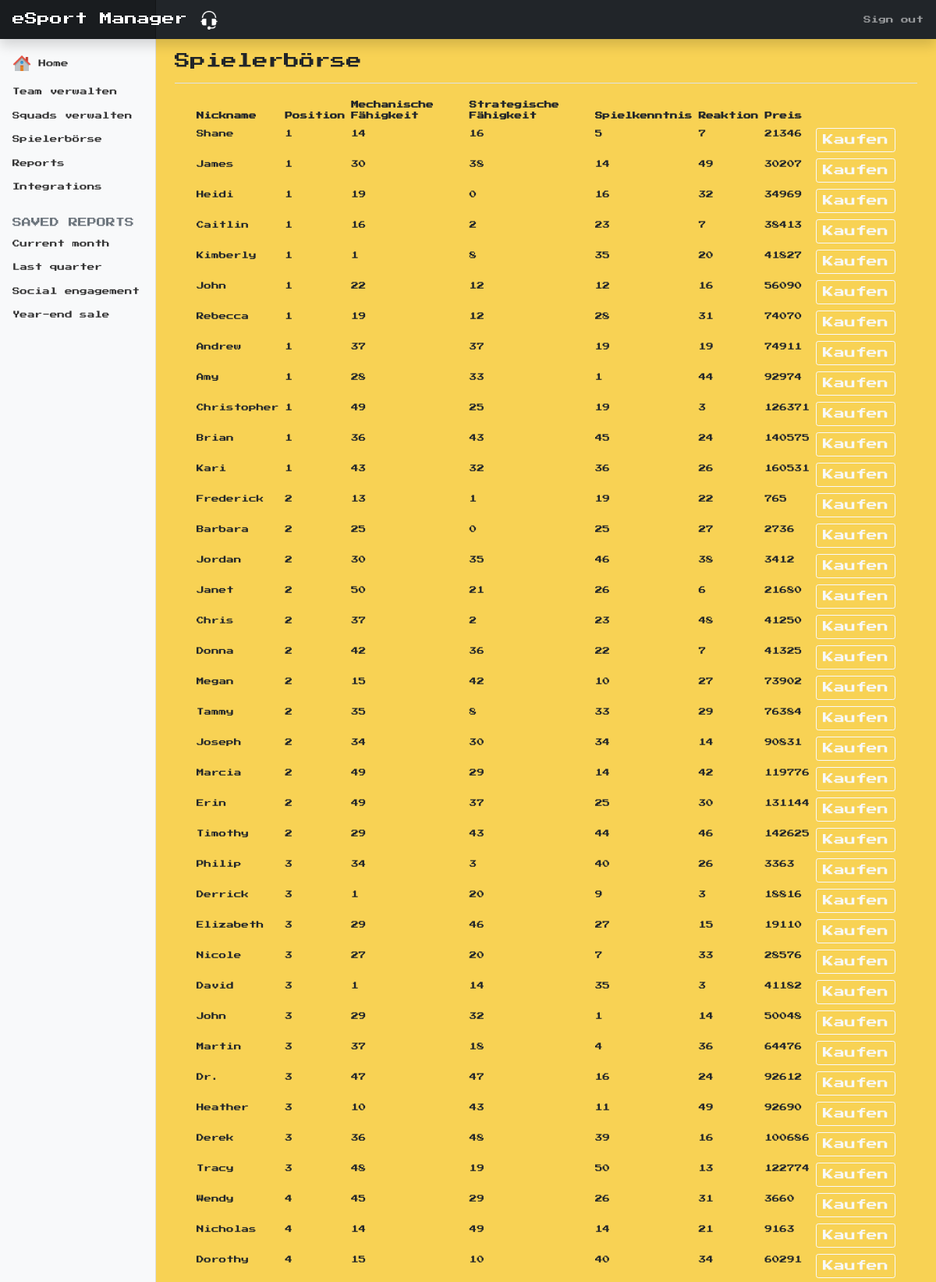
The app's page /market (signed in, upper part) with its own data.
### website/models.py (models this page shows)
class Player(db.Model):
    id = db.Column(db.Integer, primary_key=True)
    nickname = db.Column(db.String(30))
    name = db.Column(db.String(40))
    bday = db.Column(db.Date)
    nationality = db.Column(db.String(2))
    wealth = db.Column(db.Integer)
    value = db.Column(db.Integer)
    xp = db.Column(db.Integer)
    position = db.Column(db.SmallInteger)
    on_market = db.Column(db.Boolean)
    reaction = db.Column(db.SmallInteger)
    mechanical_skill = db.Column(db.SmallInteger)
    tactical_skill = db.Column(db.SmallInteger)
    game_knowledge = db.Column(db.SmallInteger)
    team_id = db.Column(db.Integer, db.ForeignKey("team.id"))

### website/views.py (the view)
@login_required
@views.route("/market")
def market():
    if not current_user.is_authenticated:
        return redirect(url_for("auth.landing"))
    players_on_market = \
        Player.query.filter_by(on_market=True).order_by(Player.position.asc()).order_by(Player.value.asc()).all()
    return render_template("/public/market.html", user=current_user, players=players_on_market)

### website/__init__.py (called while the page is built)
def create_app():
    app = Flask(__name__)
    app.config["SECRET_KEY"] = "blubb"  # TODO: CHANGE IN PRODUCTION!
    app.config['SQLALCHEMY_DATABASE_URI'] = f'sqlite:///{DB_NAME}'
    db.init_app(app)
    from .views import views
    from .auth import auth
    from .admin import admin
    app.register_blueprint(views, url_prefix="/")
    app.register_blueprint(auth, url_prefix="/")
    app.register_blueprint(admin, url_prefix="/admin")
    from .models import User
    create_db(app)
    from website.utility import update_market
    with app.app_context():
        update_market()
    login_manager = LoginManager()
    login_manager.login_view = "auth.landing"
    login_manager.init_app(app)
    @login_manager.user_loader
    def load_user(id):
        return User.query.get(int(id))
    return app

### website/templates/public/market.html (shortened to what this page needs)
{% extends "base.html" %}
{% block headline %}Spielerbörse{% endblock %}
{% block content %}
<table class="table table-borderless table-sm table-hover">
    <thead>
    <tr>
        <th scope="col">Nickname</th>
        <th scope="col">Position</th>
        <th scope="col">Mechanische Fähigkeit</th>
        <th scope="col">Strategische Fähigkeit</th>
        <th scope="col">Spielkenntnis</th>
        <th scope="col">Reaktion</th>
        <th scope="col">Preis</th>
    </tr>
    </thead>
    <tbody>
    {% for player in players %}
        <tr>
            <td>{{ player.nickname }}</td>
            <td>{{ player.position }}</td>
            <td>{{ player.mechanical_skill }}</td>
            <td>{{ player.tactical_skill }}</td>
            <td>{{ player.game_knowledge }}</td>
            <td>{{ player.reaction }}</td>
            <td>{{ player.value }}</td>
            <td><a class="btn btn-outline-light btn-sm" href="/buy/{{ player.id }}" role="button">Kaufen</a></td>
        </tr>
    {% endfor %}
    </tbody>
</table>
{% endblock %}

### website/templates/base.html (shortened to what this page needs)
<!doctype html>
<html lang="en">
<head>
    <link href="https://cdn.jsdelivr.net/npm/bootstrap@5.0.2/dist/css/bootstrap.min.css" rel="stylesheet"
>
    <link href="../static/css/dashboard.css" rel="stylesheet">
</head>
<body>
<header class="navbar navbar-dark sticky-top bg-dark flex-md-nowrap p-0 shadow">
    <a class="navbar-brand col-md-3 col-lg-2 me-0 px-3" href="#">eSport Manager <img
            src="../static/img/headphones_white.png" width="24" height="24"></a>
    {% if user.is_authenticated %}
    <div class="navbar-nav">
        <div class="nav-item text-nowrap">
            <a class="nav-link px-3" href="{{ url_for('auth.logout') }}">Sign out</a>
        </div>
    </div>
    {% endif %}
</header>
<div class="container-fluid">
    <div class="row">
        <nav id="sidebarMenu" class="col-md-3 col-lg-2 d-md-block bg-light sidebar collapse">
            <div class="position-sticky">
                {% if user.is_authenticated %}
                <ul class="nav flex-column">
                    <li class="nav-item">
                        <a class="nav-link px-3" aria-current="page" href="#">
                            <br><img src="../static/img/home.png" width="24" height="24" aria-hidden="true">
                            Home
                        </a>
                    </li>
                    <li class="nav-item">
                        <a class="nav-link" href="#">
                            Team verwalten
                        </a>
                    </li>
                    <li class="nav-item">
                        <a class="nav-link" href="#">
                            Squads verwalten
                        </a>
                    </li>
                    <li class="nav-item">
                        <a class="nav-link" href="#">
                            Spielerbörse
                        </a>
                    </li>
                    <li class="nav-item">
                        <a class="nav-link" href="#">
                            Reports
                        </a>
                    </li>
                    <li class="nav-item">
                        <a class="nav-link" href="#">
                            Integrations
                        </a>
                    </li>
                </ul>
                <h6 class="sidebar-heading d-flex justify-content-between align-items-center px-3 mt-4 mb-1 text-muted">
                    <span>Saved reports</span>
                </h6>
                <ul class="nav flex-column mb-2">
                    <li class="nav-item">
                        <a class="nav-link" href="#">
                            Current month
                        </a>
                    </li>
                    <li class="nav-item">
                        <a class="nav-link" href="#">
                            Last quarter
                        </a>
                    </li>
                    <li class="nav-item">
                        <a class="nav-link" href="#">
                            Social engagement
                        </a>
                    </li>
                    <li class="nav-item">
                        <a class="nav-link" href="#">
                            Year-end sale
                        </a>
                    </li>
                </ul>
                {% endif %}
            </div>
        </nav>
        <main class="col-md-9 ms-sm-auto col-lg-10 px-md-4">
            <div class="d-flex justify-content-between flex-wrap flex-md-nowrap align-items-center pt-3 pb-2 mb-3 border-bottom">
                <h1 class="h5">{% block headline %}{% endblock %}</h1>
            </div>
            <div class="container">
                {% block content %}
                {% endblock %}
            </div>
        </main>
    </div>
</div>
</body>
</html>

### website/static/css/dashboard.css (style rules this page uses)
body { font-size: .600rem; background-color: #f8d254; font-family: 'Press Start 2P', cursive; }
.sidebar { position: fixed; top: 0; bottom: 0; left: 0; z-index: 100; padding: 48px 0 0; box-shadow: inset -1px 0 0 rgba(0, 0, 0, .1); }
.sidebar .nav-link { font-weight: 500; color: #333; }
.sidebar-heading { font-size: .75rem; text-transform: uppercase; }
.navbar-brand { padding-top: .75rem; padding-bottom: .75rem; font-size: 1rem; background-color: rgba(0, 0, 0, .25); box-shadow: inset -1px 0 0 rgba(0, 0, 0, .25); }

### records on screen
Player: nickname "Shane", position "1", mechanical_skill "14", tactical_skill "16", game_knowledge "5", reaction "7", value "21346"
Player: nickname "James", position "1", mechanical_skill "30", tactical_skill "38", game_knowledge "14", reaction "49", value "30207"
Player: nickname "Heidi", position "1", mechanical_skill "19", tactical_skill "0", game_knowledge "16", reaction "32", value "34969"
Player: nickname "Caitlin", position "1", mechanical_skill "16", tactical_skill "2", game_knowledge "23", reaction "7", value "38413"
Player: nickname "Kimberly", position "1", mechanical_skill "1", tactical_skill "8", game_knowledge "35", reaction "20", value "41827"
Player: nickname "John", position "1", mechanical_skill "22", tactical_skill "12", game_knowledge "12", reaction "16", value "56090"
Player: nickname "Rebecca", position "1", mechanical_skill "19", tactical_skill "12", game_knowledge "28", reaction "31", value "74070"
Player: nickname "Andrew", position "1", mechanical_skill "37", tactical_skill "37", game_knowledge "19", reaction "19", value "74911"
Player: nickname "Amy", position "1", mechanical_skill "28", tactical_skill "33", game_knowledge "1", reaction "44", value "92974"
Player: nickname "Christopher", position "1", mechanical_skill "49", tactical_skill "25", game_knowledge "19", reaction "3", value "126371"
Player: nickname "Brian", position "1", mechanical_skill "36", tactical_skill "43", game_knowledge "45", reaction "24", value "140575"
Player: nickname "Kari", position "1", mechanical_skill "43", tactical_skill "32", game_knowledge "36", reaction "26", value "160531"
Player: nickname "Frederick", position "2", mechanical_skill "13", tactical_skill "1", game_knowledge "19", reaction "22", value "765"
Player: nickname "Barbara", position "2", mechanical_skill "25", tactical_skill "0", game_knowledge "25", reaction "27", value "2736"
Player: nickname "Jordan", position "2", mechanical_skill "30", tactical_skill "35", game_knowledge "46", reaction "38", value "3412"
Player: nickname "Janet", position "2", mechanical_skill "50", tactical_skill "21", game_knowledge "26", reaction "6", value "21680"
Player: nickname "Chris", position "2", mechanical_skill "37", tactical_skill "2", game_knowledge "23", reaction "48", value "41250"
Player: nickname "Donna", position "2", mechanical_skill "42", tactical_skill "36", game_knowledge "22", reaction "7", value "41325"
Player: nickname "Megan", position "2", mechanical_skill "15", tactical_skill "42", game_knowledge "10", reaction "27", value "73902"
Player: nickname "Tammy", position "2", mechanical_skill "35", tactical_skill "8", game_knowledge "33", reaction "29", value "76384"
Player: nickname "Joseph", position "2", mechanical_skill "34", tactical_skill "30", game_knowledge "34", reaction "14", value "90831"
Player: nickname "Marcia", position "2", mechanical_skill "49", tactical_skill "29", game_knowledge "14", reaction "42", value "119776"
Player: nickname "Erin", position "2", mechanical_skill "49", tactical_skill "37", game_knowledge "25", reaction "30", value "131144"
Player: nickname "Timothy", position "2", mechanical_skill "29", tactical_skill "43", game_knowledge "44", reaction "46", value "142625"
Player: nickname "Philip", position "3", mechanical_skill "34", tactical_skill "3", game_knowledge "40", reaction "26", value "3363"
Player: nickname "Derrick", position "3", mechanical_skill "1", tactical_skill "20", game_knowledge "9", reaction "3", value "18816"
Player: nickname "Elizabeth", position "3", mechanical_skill "29", tactical_skill "46", game_knowledge "27", reaction "15", value "19110"
Player: nickname "Nicole", position "3", mechanical_skill "27", tactical_skill "20", game_knowledge "7", reaction "33", value "28576"
Player: nickname "David", position "3", mechanical_skill "1", tactical_skill "14", game_knowledge "35", reaction "3", value "41182"
Player: nickname "John", position "3", mechanical_skill "29", tactical_skill "32", game_knowledge "1", reaction "14", value "50048"
Player: nickname "Martin", position "3", mechanical_skill "37", tactical_skill "18", game_knowledge "4", reaction "36", value "64476"
Player: nickname "Dr.", position "3", mechanical_skill "47", tactical_skill "47", game_knowledge "16", reaction "24", value "92612"
Player: nickname "Heather", position "3", mechanical_skill "10", tactical_skill "43", game_knowledge "11", reaction "49", value "92690"
Player: nickname "Derek", position "3", mechanical_skill "36", tactical_skill "48", game_knowledge "39", reaction "16", value "100686"
Player: nickname "Tracy", position "3", mechanical_skill "48", tactical_skill "19", game_knowledge "50", reaction "13", value "122774"
Player: nickname "Wendy", position "4", mechanical_skill "45", tactical_skill "29", game_knowledge "26", reaction "31", value "3660"
Player: nickname "Nicholas", position "4", mechanical_skill "14", tactical_skill "49", game_knowledge "14", reaction "21", value "9163"
Player: nickname "Dorothy", position "4", mechanical_skill "15", tactical_skill "10", game_knowledge "40", reaction "34", value "60291"
